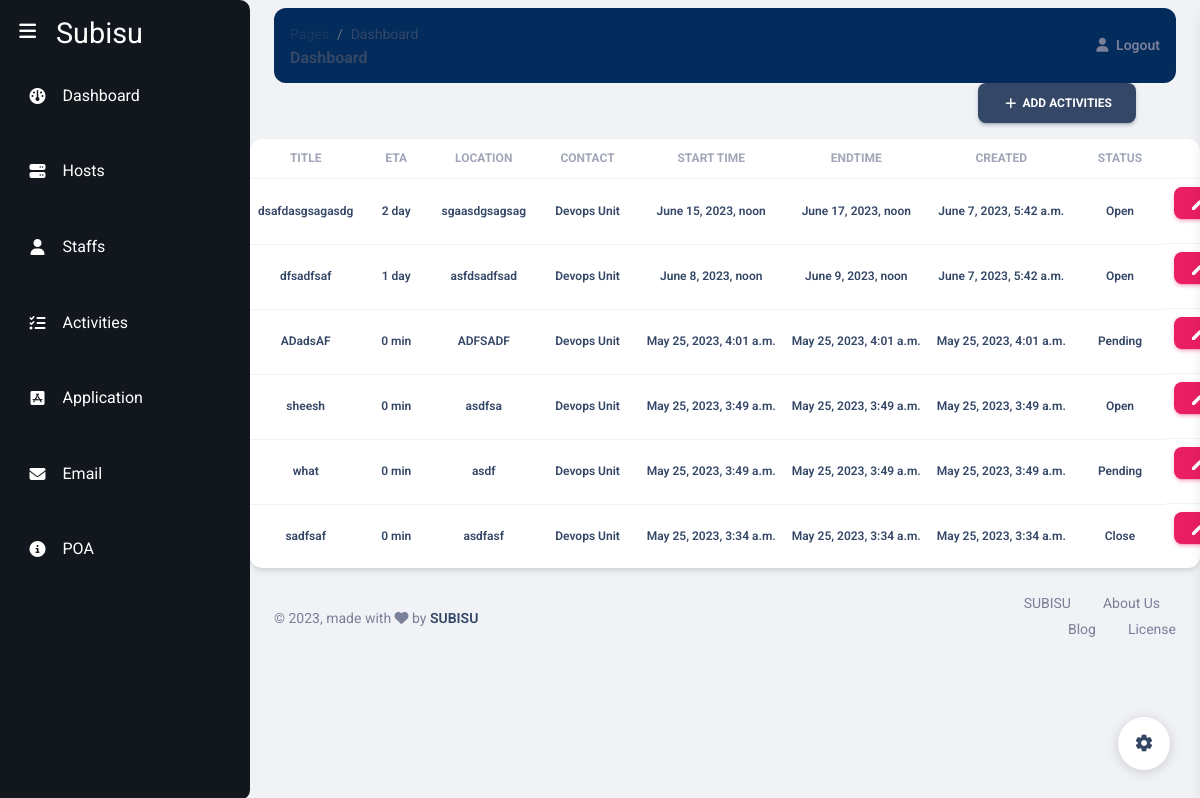
/activities/ (signed in), run on the app's committed database.
### subisu/models.py (models this page shows, shortened)
class Activities(models.Model):
    title = models.CharField(max_length=200, verbose_name="Activity Title")
    location = models.CharField(max_length=200, null=True, blank=True)
    reason = models.TextField(verbose_name="Reasons", blank=True)
    benefits = models.TextField(verbose_name="Benefits for Layer", blank=True)
    impact = models.TextField(verbose_name="Impact", blank=True)
    contact = models.ForeignKey(Units, on_delete=models.CASCADE,  null=True, help_text="Select units you want to send mail to")
    startTime = models.DateTimeField(null=True, blank=True, verbose_name="Activity Start Time")
    endTime = models.DateTimeField(null=True, blank=True,verbose_name="Activity End Time")
    activities = models.TextField(max_length=500, verbose_name="Activities")
    created = models.DateTimeField(auto_now_add=True, verbose_name="Activity Created At")
    otherEmails = models.TextField(blank=True, null=True, help_text="Add other emails separated by spaces", validators=[validate_email_list])
    Comment= models.CharField(max_length=200, null=True)
    status= models.CharField(max_length=20,choices=ACTIVITY_STATUS, default= 'Open')
    sendEmail = models.BooleanField(verbose_name = "Send Email",default=False, help_text="Send Email Notification to Department")
    ETA = models.CharField(max_length=200, null=True, blank=True, editable=False)

### Models/units.py (models this page shows)
class Units(models.Model):
    name = models.CharField(max_length = 100)
    departmentId = models.ForeignKey(Departments, on_delete=models.PROTECT)
    unitHead = models.CharField(max_length=100)
    email = models.EmailField()
    status = models.BooleanField(default=True)
    def __str__(self):
        return self.name

### subisu/views.py (the view)
# urls.py: path('activities/', activities, name='activities'),
def activities(request):
    activities = Activities.objects.all().order_by('-created')
    context = {
        'activities' : activities
    }
    return render(request, 'subisu/activities.html', context)

### templates/subisu/activities.html (shortened to what this page needs)
{%extends 'subisu/base.html' %}
{%block start%}
<div class="d-flex justify-content-end  px-6">
  <a class="btn btn-icon btn-3 btn-dark ml-auto" href="{%url 'create_activities' %}">
    <span class="btn-inner--icon"><i class="material-icons">add</i></span>
    <span class="btn-inner--text">Add Activities</span>
  </a>
</div>
<div class="card">
  <div class="table-responsive">
    <table class="table align-items-center mb-0">
      <thead>
        <tr>
            <th class="text-center text-uppercase text-secondary text-xs font-weight-bolder opacity-7">title</th>
            <th class="text-center text-uppercase text-secondary text-xs font-weight-bolder opacity-7">ETA</th>
            <th class="text-center text-uppercase text-secondary text-xs font-weight-bolder opacity-7">location</th>
            <th class="text-center text-uppercase text-secondary text-xs font-weight-bolder opacity-7">contact</th>
            <th class="text-center text-uppercase text-secondary text-xs font-weight-bolder opacity-7">start time</th>
            <th class="text-center text-uppercase text-secondary text-xs font-weight-bolder opacity-7">endtime</th>
            <th class="text-center text-uppercase text-secondary text-xs font-weight-bolder opacity-7">created</th>
            <th class="text-center text-uppercase text-secondary text-xs font-weight-bolder opacity-7">status</th>
            <th class="text-center text-uppercase text-secondary text-xs font-weight-bolder opacity-7">Action</th>
        </tr>
      </thead>
      <tbody>
        {% for activity in activities %}
            <tr>
              <td class="align-middle text-center"><h6 class="mb-0 text-xs">{{ activity.title }}</h6></td>
              <td class="align-middle text-center"><h6 class="mb-0 text-xs">{{ activity.ETA}}</h6></td>
              <td class="align-middle text-center"><h6 class="mb-0 text-xs">{{ activity.location }}</h6></td>
              <td class="align-middle text-center"><h6 class="mb-0 text-xs">{{ activity.contact }}</h6></td>
              <td class="align-middle text-center"><h6 class="mb-0 text-xs">{{ activity.startTime }}</h6></td>
              <td class="align-middle text-center"><h6 class="mb-0 text-xs">{{ activity.endTime }}</h6></td>
              <td class="align-middle text-center"><h6 class="mb-0 text-xs">{{ activity.created }}</h6></td>
              <td class="align-middle text-center"><h6 class="mb-0 text-xs">{{ activity.status }}</h6></td>
              <td class="d-flex justify-content-around align-items-center">
                <a href="{%url 'edit_activity' activity.id%}" class="btn btn-primary btn-sm"><i class="material-icons text-md">edit</i></a>
              </td>
            </tr>
        {% endfor %}
      </tbody>
    </table>
  </div>
</div>
{%endblock%}

### data on the page
Activities: title "dsafdasgsagasdg", ETA "2 day", location "sgaasdgsagsag", contact "Devops Unit", startTime "June 15, 2023, noon", endTime "June 17, 2023, noon", created "June 7, 2023, 5:42 a.m.", status "Open"
Activities: title "dfsadfsaf", ETA "1 day", location "asfdsadfsad", contact "Devops Unit", startTime "June 8, 2023, noon", endTime "June 9, 2023, noon", created "June 7, 2023, 5:42 a.m.", status "Open"
Activities: title "ADadsAF", ETA "0 min", location "ADFSADF", contact "Devops Unit", startTime "May 25, 2023, 4:01 a.m.", endTime "May 25, 2023, 4:01 a.m.", created "May 25, 2023, 4:01 a.m.", status "Pending"
Activities: title "sheesh", ETA "0 min", location "asdfsa", contact "Devops Unit", startTime "May 25, 2023, 3:49 a.m.", endTime "May 25, 2023, 3:49 a.m.", created "May 25, 2023, 3:49 a.m.", status "Open"
Activities: title "what", ETA "0 min", location "asdf", contact "Devops Unit", startTime "May 25, 2023, 3:49 a.m.", endTime "May 25, 2023, 3:49 a.m.", created "May 25, 2023, 3:49 a.m.", status "Pending"
Activities: title "sadfsaf", ETA "0 min", location "asdfasf", contact "Devops Unit", startTime "May 25, 2023, 3:34 a.m.", endTime "May 25, 2023, 3:34 a.m.", created "May 25, 2023, 3:34 a.m.", status "Close"
